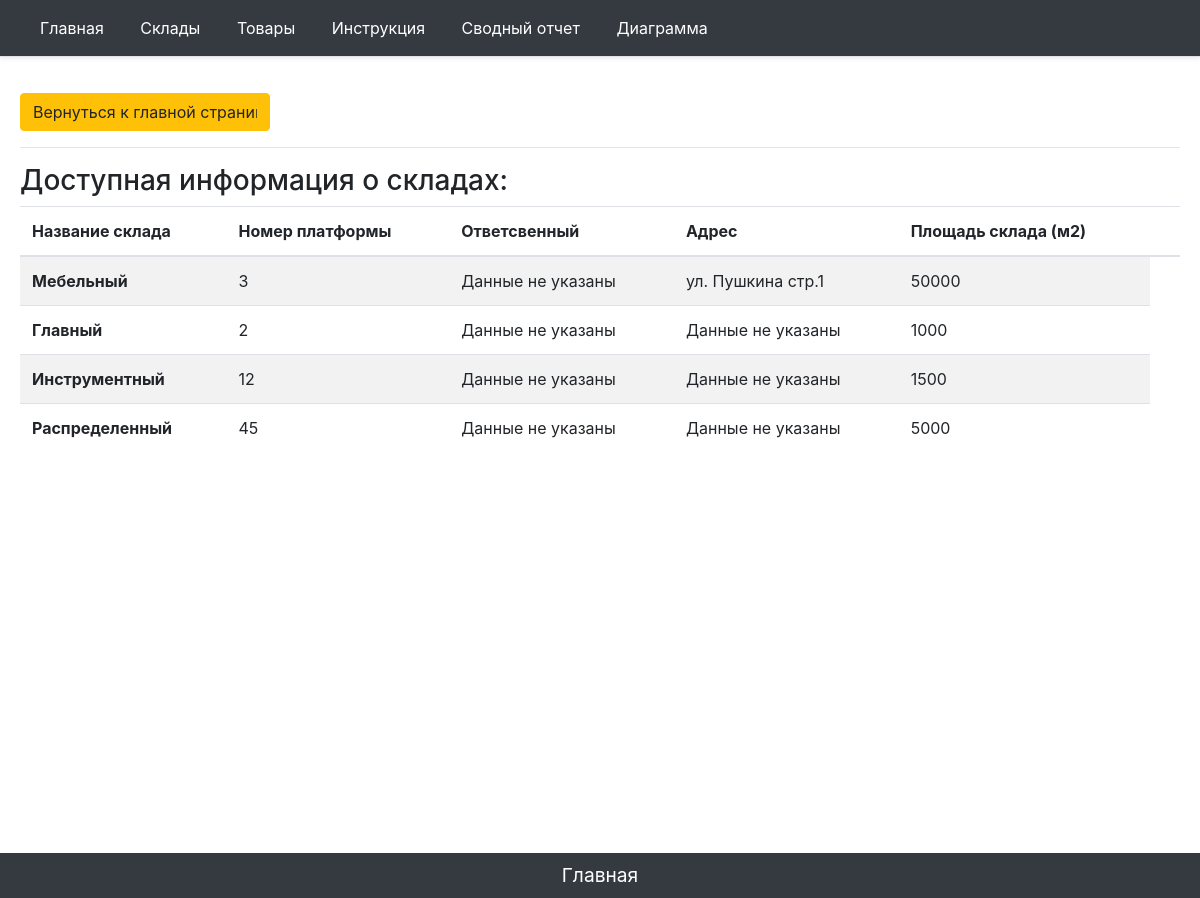
/items/full_list_f, run on the app's committed database.
### main/models.py (models this page shows, shortened)
class FoldNewOne(models.Model):
    name = models.CharField('Название склада', max_length=50)
    parknumber = models.IntegerField('Номер платформы')
    responsible = models.CharField('Ответственный', max_length=50, blank=True)
    adress = models.CharField('Адрес', max_length=200, blank=True)
    square = models.IntegerField('Площадь склада')
    """def get_update_url(self):
        return reverse('fold_update_url',kwargs={'id': self.id})
"""
    class Meta:
        verbose_name = 'Склад'
        verbose_name_plural = 'Склады'

### main/views.py (the view)
# urls.py: path('items/full_list_f', views.fold_list, name='folds_list'),
def fold_list(request):
    folds = FoldNewOne.objects.all()
    return render(request, 'main/fold_full_list.html', {'title':"Информация о складах", 'fold': folds})

### main/templates/main/fold_full_list.html (shortened to what this page needs)
{% extends 'main/base_template.html' %}
{% block content %}
<input style="width:250px" class="btn btn-warning" value="Вернуться к главной странице складов" onClick="javascript:history.go(-1);"></input>
<hr>
<h3>Доступная информация о складах:</h3>
    <fieldset>
    {% if fold %}
    <table class="table table-striped">
              <thead>
                <tr>
                   <th scope="col">Название склада</th>
                    <th scope="col">Номер платформы</th>
                    <th scope="col">Ответсвенный</th>
                    <th scope="col">Адрес</th>
                    <th scope="col">Площадь склада (м2)</th>
                    <th scope="col"></th>
                </tr>
              </thead>
              <tbody>
                    {% for element in fold %}
                     <tr>
                             <th scope="row" > {{ element.name }}</th>
                        <td>{% if element.parknumber != ''%} {{ element.parknumber }} {% else %} Данные не указаны {% endif %}</td>
                        <td>{% if element.responsible != ''%} {{ element.responsible }} {% else %} Данные не указаны {% endif %}</td>
                        <td>{% if element.adress != ''%} {{ element.adress }} {% else %} Данные не указаны {% endif %}</td>
                        <td>{{ element.square }}</td>
                     </tr>
                    {% endfor %}
              </tbody>
            </table>
        {% else %}
                <p>Данные отсутвуют!</p>
                {% endif %}
        </fieldset>
{% endblock %}
{% block tomain %}
  <footer class="footer">
    <p align = "middle" class = "my-0 me-md-auto fw-normal p-2 text-white bg-dark align-items-center"><a href="{% url 'home' %}"><font color="white"><big>Главная</big></font></a></p>
    </footer>
{% endblock %}

### main/static/main/css/main.css (style rules this page uses)
table { width: 100%; }
html, body { height: 100%; margin: 0; }
.footer { height: 20px; margin-top: -20px; }

### data on the page
FoldNewOne: name "Мебельный", parknumber "3", responsible "Данные не указаны", adress "ул. Пушкина стр.1", square "50000"
FoldNewOne: name "Главный", parknumber "2", responsible "Данные не указаны", adress "Данные не указаны", square "1000"
FoldNewOne: name "Инструментный", parknumber "12", responsible "Данные не указаны", adress "Данные не указаны", square "1500"
FoldNewOne: name "Распределенный", parknumber "45", responsible "Данные не указаны", adress "Данные не указаны", square "5000"
